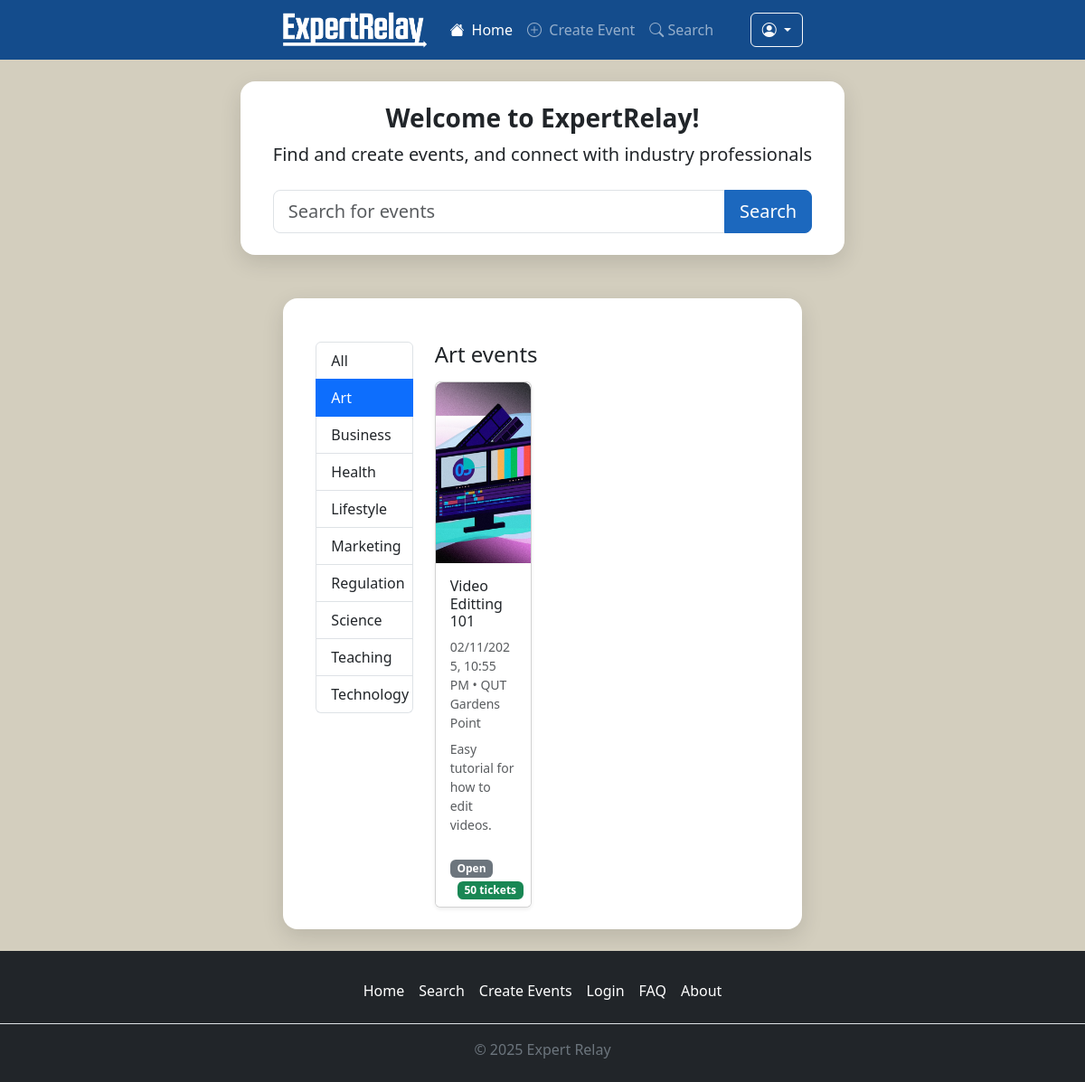
/?cat=4, run on the app's committed database.
### travel/models.py (models this page shows, shortened)
class Category(db.Model):
    __tablename__ = 'categories'
    id = db.Column(db.Integer, primary_key=True)
    name = db.Column(db.String(50), unique=True, nullable=False)
    events = db.relationship('Event', backref='category')

class Event(db.Model):
    __tablename__ = 'events'
    id = db.Column(db.Integer, primary_key=True)
    title = db.Column(db.String(100), index=True, unique=True, nullable=False)
    description = db.Column(db.String(400))
    image = db.Column(db.String(255), nullable=True)   # <-- fix double assignment
    start_at = db.Column(db.DateTime, nullable=False)
    end_at = db.Column(db.DateTime, nullable=False)
    venue = db.Column(db.String(200), nullable=False)
    status = db.Column(db.String(20), nullable=False)
    tickets_av = db.Column(db.Integer, nullable=False)
    user_id = db.Column(db.Integer, db.ForeignKey('users.id'))
    category_id = db.Column(db.Integer, db.ForeignKey('categories.id'))
    comments = db.relationship(
        'Comment',
        back_populates='event',
        cascade='all, delete-orphan'
    )
    orders = db.relationship('Order', backref='event')

### travel/views.py (the view)
@bp.route('/')
def index():
    cat_id = request.args.get("cat", type=int)
    categories  = Category.query.order_by(Category.name).all()
    events=Event.query.all()
    if cat_id:
        events = Event.query.filter_by(category_id=cat_id).order_by(Event.start_at).all()
        active_category = Category.query.get(cat_id)
    else:
        events = Event.query.order_by(Event.start_at).all()
        active_category=None
    return render_template('index.html', categories=categories, events=events, active_category=active_category, active_page="index")

### travel/templates/index.html
{% extends 'base.html' %}
{% block content %}
<section class="exr-shell mb-4 text-center">
  <div class="hero-inner container">
    <h1 class="h3 fw-bold mb-2">Welcome to ExpertRelay!</h1>
    <p class="lead mb-4">Find and create events, and connect with industry professionals</p>
    <form class="hero-search" action="{{ url_for('main.index') }}" method="get">
      <div class="input-group input-group-lg">
        <input type="text" name="q" class="form-control" placeholder="Search for events">
        <button class="btn btn-primary" type="submit">Search</button>
      </div>
    </form>
  </div>
</section>
<main class="exr-shell">
  <div class="container mt-4">
    <div class="row">
      <aside class="col-12 col-md-3 mb-4">
        <div class="list-group sticky-top" style="top: 1rem;">
          <a href="{{ url_for('main.index') }}"
            class="list-group-item list-group-item-action {% if not active_category %}active{% endif %}">
            All
          </a>
          {% for c in categories %}
          <a href="{{ url_for('main.index', cat=c.id) }}"
            class="list-group-item list-group-item-action {% if active_category and c.id==active_category.id %}active{% endif %}">
            {{ c.name }}
          </a>
          {% endfor %}
        </div>
      </aside>
      <section class="col-12 col-md-9">
        {% if active_category %}
        <h2 class="h4 mb-3">{{ active_category.name }} events</h2>
        {% else %}
        <h2 class="h4 mb-3">Upcoming events</h2>
        {% endif %}
        <div class="row g-4">
          {% for e in events %}
          <div class="col-12 col-sm-6 col-lg-4">
            <a class="event-card card h-100 shadow-sm text-decoration-none" href="{{ url_for('main.event_detail', event_id=e.id) }}">
              {% if e.image %}
              <img src="{{ url_for('static', filename='uploads/' + e.image) }}" alt="{{ e.title }}"
                class="card-img-top img-fluid"
                style="object-fit: cover; height: 200px; border-top-left-radius: 0.5rem; border-top-right-radius: 0.5rem;">
              {% endif %}
              <div class="card-body">
                <h3 class="h6 card-title mb-2">{{ e.title }}</h3>
                <p class="text-muted small mb-2">
                  {{ e.start_at.strftime('%d/%m/%Y, %I:%M %p') }}{% if e.venue %} • {{ e.venue }}{% endif %}
                </p>
                <p class="card-text text-muted small">
                  {{ e.description[:120] }}{% if e.description|length > 120 %}…{% endif %}
                </p>
              </div>
              <div class="card-footer bg-white border-0">
                <span class="badge bg-secondary">{{ e.status }}</span>
                {% if e.tickets_av and e.tickets_av>0 %}
                <span class="badge bg-success ms-2">{{ e.tickets_av }} tickets</span>
                {% endif %}
              </div>
            </a>
          </div>
          {% else %}
          <p class="text-muted">No events yet.</p>
          {% endfor %}
        </div>
      </section>
    </div>
  </div>
</main>
{% endblock %}

### travel/static/styles.css (style rules this page uses)
:root { --banner: #144c8c; --chrome: #1c242c; --bg: #d3cebe; --box: #ffffff; --radius: 16px; }
html, body { height: 100% }
body { background: #d3cebe; min-height: 100%; display: flex; flex-direction: column; }
.exr-shell { max-width: 70%; margin: 24px auto; background: #ffffff; border-radius: 16px; box-shadow: 0 8px 24px rgba(0, 0, 0, .12); padding: 24px; }
.btn-primary { background-color: #1c68be; border-color: #1c68be; }
.event-card { transition: transform .2s ease, box-shadow .2s ease; display: block; }

### data on the page
Category: name "Art"
Category: name "Business"
Category: name "Health"
Category: name "Lifestyle"
Category: name "Marketing"
Category: name "Regulation"
Category: name "Science"
Category: name "Teaching"
Category: name "Technology"
Event: image (picture), title "Video Editting 101", start_at "02/11/2025, 10:55 PM", venue "QUT Gardens Point", description "Easy tutorial for how to edit videos.", status "Open", tickets_av "50"
